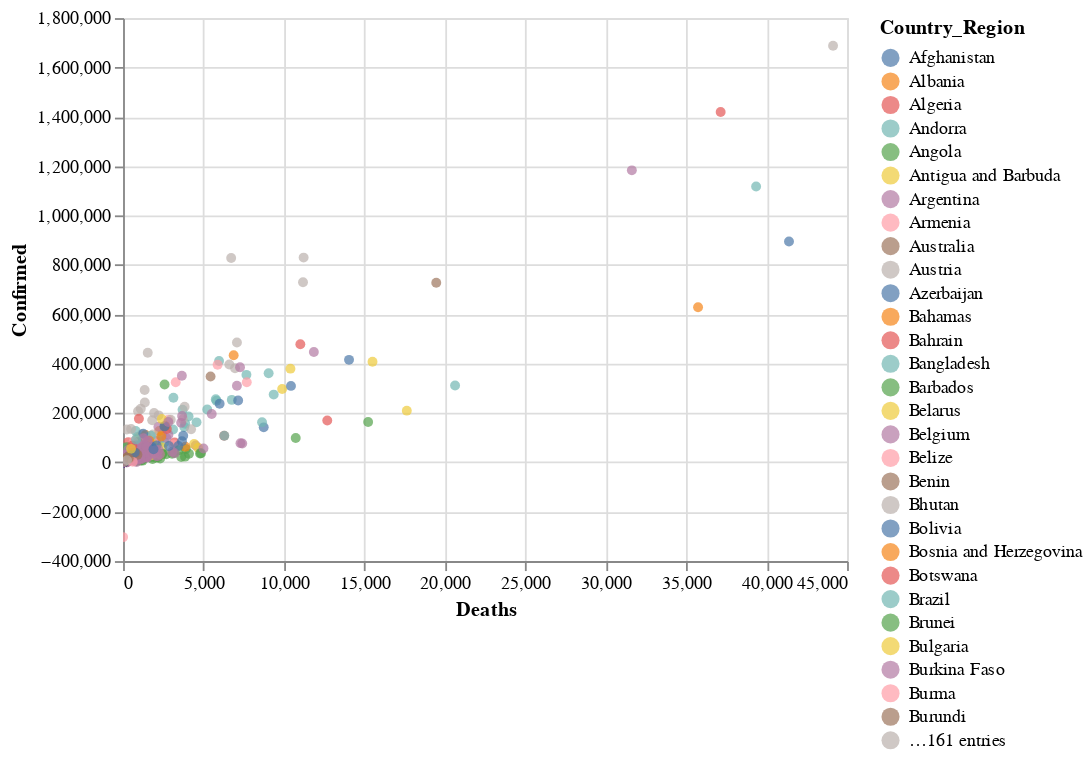

Here is the notebook cell this chart was saved with:
### Code cell
alt.Chart(covid_Nov).mark_circle().encode(
    x='Deaths:Q',
    y='Confirmed:Q',
    color='Country_Region:N',
    tooltip=[alt.Tooltip('Country_Region:N'),
             alt.Tooltip('Confirmed:Q'),
             alt.Tooltip('Deaths:Q')]
             
).interactive()

### Figure 1 — Vega-Lite specification as saved in the notebook (floating-point values rounded to 4 significant figures; data arrays with more than 128 entries replaced by an {"elided": "..."} marker saying what was removed)
{"config": {"view": {"continuousWidth": 400, "continuousHeight": 300}}, "data": {"name": "data-33dc6f5011b8578d5c95345057c8ab88"}, "mark": "circle", "encoding": {"color": {"type": "nominal", "field": "Country_Region"}, "tooltip": [{"type": "nominal", "field": "Country_Region"}, {"type": "quantitative", "field": "Confirmed"}, {"type": "quantitative", "field": "Deaths"}], "x": {"type": "quantitative", "field": "Deaths"}, "y": {"type": "quantitative", "field": "Confirmed"}}, "selection": {"selector001": {"type": "interval", "bind": "scales", "encodings": ["x", "y"]}}, "$schema": "https://vega.github.io/schema/vega-lite/v4.8.1.json", "datasets": {"data-33dc6f5011b8578d5c95345057c8ab88": {"elided": "3959 records"}}}
